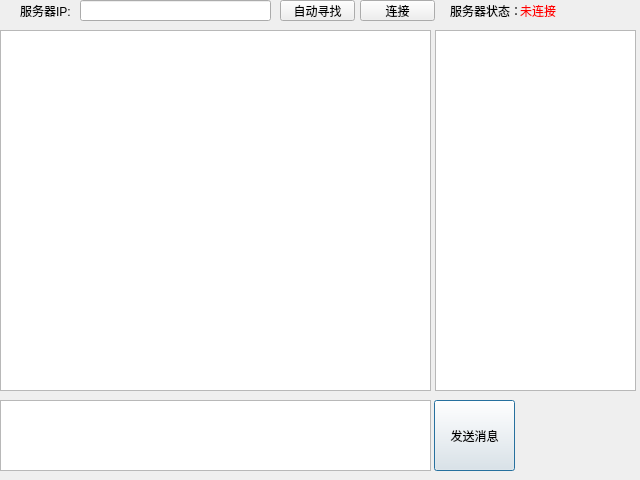
<?xml version="1.0" encoding="UTF-8"?>
<ui version="4.0">
 <class>Dialog</class>
 <widget class="QDialog" name="Dialog">
  <property name="geometry">
   <rect>
    <x>0</x>
    <y>0</y>
    <width>640</width>
    <height>480</height>
   </rect>
  </property>
  <property name="windowTitle">
   <string>TalkRoom</string>
  </property>
  <widget class="QListView" name="listView">
   <property name="geometry">
    <rect>
     <x>435</x>
     <y>30</y>
     <width>201</width>
     <height>361</height>
    </rect>
   </property>
  </widget>
  <widget class="QPlainTextEdit" name="sendText">
   <property name="geometry">
    <rect>
     <x>0</x>
     <y>400</y>
     <width>431</width>
     <height>71</height>
    </rect>
   </property>
  </widget>
  <widget class="QPushButton" name="SendButton">
   <property name="geometry">
    <rect>
     <x>434</x>
     <y>400</y>
     <width>81</width>
     <height>71</height>
    </rect>
   </property>
   <property name="text">
    <string>发送消息</string>
   </property>
  </widget>
  <widget class="QTextBrowser" name="textBrowser">
   <property name="geometry">
    <rect>
     <x>0</x>
     <y>30</y>
     <width>431</width>
     <height>361</height>
    </rect>
   </property>
  </widget>
  <widget class="QLineEdit" name="ipText">
   <property name="geometry">
    <rect>
     <x>80</x>
     <y>0</y>
     <width>191</width>
     <height>21</height>
    </rect>
   </property>
  </widget>
  <widget class="QLabel" name="label1">
   <property name="geometry">
    <rect>
     <x>20</x>
     <y>0</y>
     <width>61</width>
     <height>21</height>
    </rect>
   </property>
   <property name="text">
    <string>服务器IP:</string>
   </property>
  </widget>
  <widget class="QPushButton" name="findipButton">
   <property name="geometry">
    <rect>
     <x>280</x>
     <y>0</y>
     <width>75</width>
     <height>21</height>
    </rect>
   </property>
   <property name="text">
    <string>自动寻找</string>
   </property>
  </widget>
  <widget class="QPushButton" name="connectButton">
   <property name="geometry">
    <rect>
     <x>360</x>
     <y>0</y>
     <width>75</width>
     <height>21</height>
    </rect>
   </property>
   <property name="text">
    <string>连接</string>
   </property>
  </widget>
  <widget class="QLabel" name="label2">
   <property name="geometry">
    <rect>
     <x>450</x>
     <y>0</y>
     <width>71</width>
     <height>21</height>
    </rect>
   </property>
   <property name="text">
    <string>服务器状态：</string>
   </property>
  </widget>
  <widget class="QLabel" name="labelconnect">
   <property name="geometry">
    <rect>
     <x>520</x>
     <y>0</y>
     <width>71</width>
     <height>21</height>
    </rect>
   </property>
   <property name="styleSheet">
    <string notr="true">color: rgb(255, 0, 0);</string>
   </property>
   <property name="text">
    <string>未连接</string>
   </property>
   <property name="textFormat">
    <enum>Qt::AutoText</enum>
   </property>
   <property name="scaledContents">
    <bool>false</bool>
   </property>
  </widget>
 </widget>
 <resources/>
 <connections/>
</ui>
